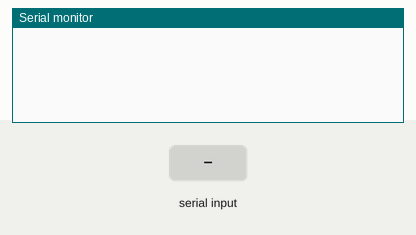
A sketch run on a simulated Arduino Uno, built with avr-gcc and run on an emulated ATmega328P. Parts: the last lines printed to the serial monitor. The test bench sets the inputs (shaded band).

Above: at 1.2 s.
1.3 s: "90,45\n" received over Serial
At 2.5 s:
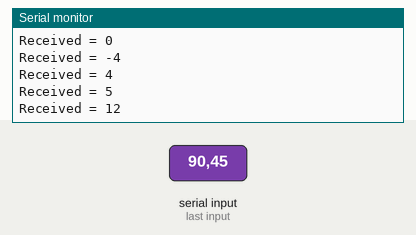
2.8 s: "30,150\n" received over Serial
At 4.2 s:
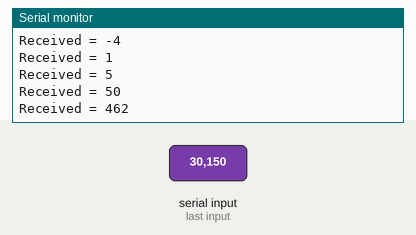
Timing chart, 0 to 5.8 s (numbered marks = the images above; inputs shaded):
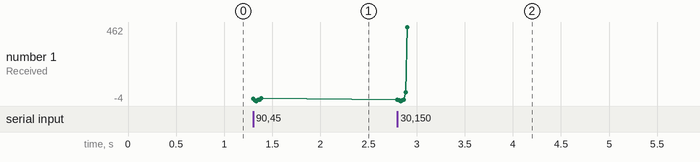

Measured:
- after the input at 1.3 s, the serial monitor: prints a new line at once (image 1)
- after the input at 2.8 s, the serial monitor: prints a new line at once (image 2)
- plotted number 1: 12 → 462 after the input at 2.8 s

The sketch:

Sum_in_port_monitor.ino
```cpp
String temp_str;

int second;

void setup() {
  // put your setup code here, to run once:
  Serial.begin(9600);

}

void loop() {
  //Serial.print("First = ");
  int first = 0;
  while (Serial.available() > 0)
  {
    first = first * 10 + (Serial.read() - '0');
    Serial.print("Received = ");
    Serial.println(first);
    Serial.println();
  }


  /*
    Serial.print("First = ");
    while (Serial.available()) first = first * 10 + (Serial.read() - '0');

    Serial.print("Second = ");
    while (Serial.available()) second = second * 10 + (Serial.read() - '0');

    Serial.print("Sum = ");
    Serial.println(first + second);
  */
}
```
